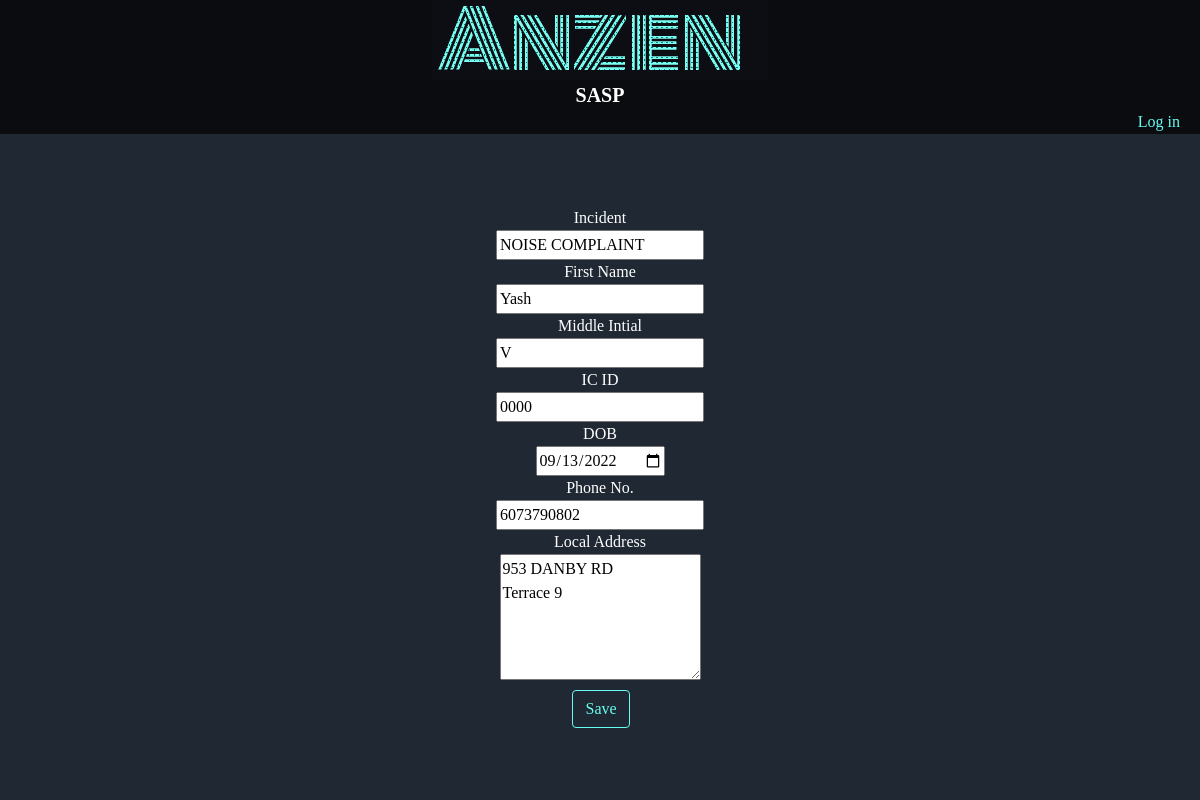
The app's page /referralEdit/1 with its own data.
### accounts/models.py (models this page shows, shortened)
class referral(models.Model):
    incidentReport = models.ForeignKey(incidentReport,null=False,on_delete=models.PROTECT)
    firstName = models.CharField(max_length=150,null=False)
    middleInitial = models.CharField(max_length=150,null=False)
    ICID = models.CharField(max_length=150,null=False)
    dob = models.DateField(auto_now=False, auto_now_add=False,null=False)
    address = models.TextField()
    phoneNo = models.CharField(max_length=150,null=False)

class incidentReport (models.Model):
    reportedBy  = models.ForeignKey(User,null=False,on_delete=models.PROTECT)
    inceident = models.CharField(max_length=150,null=False)
    date = models.DateField(auto_now=False, auto_now_add=False,null=False)
    receivedTime = models.TimeField(auto_now=False, auto_now_add=False,)
    enrouteTime = models.TimeField(auto_now=False, auto_now_add=False,)
    arivedTime = models.TimeField(auto_now=False, auto_now_add=False,)
    clearTime = models.TimeField(auto_now=False, auto_now_add=False,)
    location = models.CharField(max_length=150,null=False)
    locationDetail = models.CharField(max_length=150, null=True)
    summary = models.TextField()

### accounts/views.py (the view, shortened to what this page needs)
# urls.py: path('referralEdit/<int:referralId>',views.referralEdit,name='referralEdit'),
def referralEdit(request,referralId):
    referral = models.referral.objects.get(id=referralId)
    inc= models.inceident.objects.all()
    Incidents =[]
    for i in inc:
        Incidents.append(str(i))
    return render(request,"accounts/reports/referralsEdit.html",{'referral':referral,'Incidents':Incidents})

### accounts/models.py (called while the page is built)
    def __str__(self):
        return self.inceidentName

### accounts/templates/accounts/reports/referralsEdit.html (shortened to what this page needs)
{% extends 'accounts/index.html' %}
{% block content %}
<div >
    <form action=""  method="POST"  class="incedentReportEntryMainform">
        <p>Incident</p>
        <input type="text" value="{{referral.incidentReport.inceident }}" readonly>
        <p>First Name</p>
        <input type="text" name="firstName" placeholder="First Name" value={{referral.firstName}} required>
        <p>Middle Intial</p>
        <input type="text" name="middleInitial" placeholder="Middle intial" value={{referral.middleInitial}} required>
        <p>IC ID</p>
        <input type="number" name="ICID" placeholder="IC ID" value={{referral.ICID}} required>
        <p>DOB</p>
        <input type="date" name="DOB" id="DOB"  required>
        <p>Phone No. </p>
        <input type="text" name="PhoneNo" placeholder="Phone No." value={{referral.phoneNo}}>
        <p>Local Address</p>
        <textarea name="address" cols="20" rows="5">{{referral.address}}</textarea>
        <button type="submit" name="button" value="edit" class="muleInspectionEntrybutton">Save</button>
    </form>
</div>
{% endblock content %}

### accounts/static/accounts.css (style rules this page uses)
*, *::before, *::after { box-sizing: border-box; }
body, h1, h2, h3, h4, p, figure, blockquote, dl, dd { margin: 0; }
body { min-height: 100vh; text-rendering: optimizeSpeed; line-height: 1.5; }
input, button, textarea, select { font: inherit; }
body { display: flex; display: flex; flex-flow:column; height: 100%; }
.muleInspectionEntrybutton { margin-top: 10px; cursor: pointer; outline: 0; display: inline-block; font-weight: 400; line-height: 1.5; text-align: center; background-color: transparent; border: 1px solid transparent; padding: 6px 12px; font-size: 1rem; border-radius: .25rem; transition: color .15s ease-in-out,background-color .15s ease-in-out,border-color .15s ease-in-out,box-shadow .15s ease-in-out; color: #66fcf1; border-color: #66fcf1; margin-left: 1%; }
.incedentReportEntryMainform { color: #ffffff; display: flex; flex-direction:column ; justify-content: center; align-items: center; }
* { scrollbar-width: auto; scrollbar-color: #66fcf1 #ffffff; }

### records on screen
referral: incidentReport.inceident "NOISE COMPLAINT", firstName "Yash", middleInitial "V", ICID "0000", PhoneNo "6073790802", address "953 DANBY RD Terrace 9"
